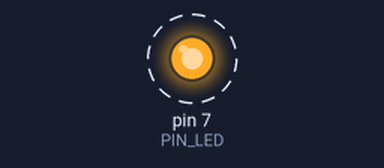
Simulated run of this sketch. Board: Arduino Uno, built with avr-gcc and run on an emulated ATmega328P. Shown: output pins drawn as LEDs (lit = HIGH). Dashed ring = blinking. At 2.1 s the program stops and its outputs stay as they are.

Above: at 1.05 s.
Timing chart, 0 to 3.6 s (numbered marks = the images above):
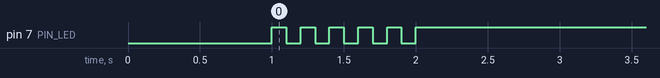

The sketch:

05_practice_2.ino
```cpp
#define PIN_LED 7
unsigned int toggle;

void setup() {

  pinMode(PIN_LED, OUTPUT);
  toggle = 0;
  digitalWrite(7, toggle);
  delay(1000);
}

void loop() {

  for(int i=0;i<11;i++){
    toggle = toggle_state(toggle);
    digitalWrite(PIN_LED, toggle);
    delay(100);
  }
  while(1){} // infinite loop
}

int toggle_state(int toggle){
  if(toggle == 0) toggle = 1;
  else toggle = 0;
  return toggle;
}
```

Measured:
- by itself, pin 7 (PIN_LED): alternates HIGH for 0.10 s and LOW for 0.10 s, 11 changes in all, then stays HIGH
